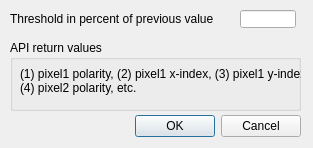
<?xml version="1.0" encoding="UTF-8"?>
<ui version="4.0">
 <class>CQDlgSimpleFilter_pixelChange</class>
 <widget class="QDialog" name="CQDlgSimpleFilter_pixelChange">
  <property name="geometry">
   <rect>
    <x>0</x>
    <y>0</y>
    <width>313</width>
    <height>148</height>
   </rect>
  </property>
  <property name="windowTitle">
   <string>Pixel Change</string>
  </property>
  <property name="locale">
   <locale language="English" country="UnitedStates"/>
  </property>
  <widget class="QDialogButtonBox" name="qqOkCancel">
   <property name="geometry">
    <rect>
     <x>10</x>
     <y>110</y>
     <width>291</width>
     <height>32</height>
    </rect>
   </property>
   <property name="standardButtons">
    <set>QDialogButtonBox::Cancel|QDialogButtonBox::Ok</set>
   </property>
  </widget>
  <widget class="QLabel" name="label">
   <property name="geometry">
    <rect>
     <x>10</x>
     <y>10</y>
     <width>211</width>
     <height>18</height>
    </rect>
   </property>
   <property name="text">
    <string>Threshold in percent of previous value</string>
   </property>
  </widget>
  <widget class="QLineEdit" name="qqX">
   <property name="geometry">
    <rect>
     <x>240</x>
     <y>10</y>
     <width>56</width>
     <height>18</height>
    </rect>
   </property>
  </widget>
  <widget class="QGroupBox" name="groupBox">
   <property name="geometry">
    <rect>
     <x>10</x>
     <y>40</y>
     <width>291</width>
     <height>71</height>
    </rect>
   </property>
   <property name="title">
    <string>API return values</string>
   </property>
   <property name="flat">
    <bool>true</bool>
   </property>
   <widget class="QLabel" name="label_3">
    <property name="geometry">
     <rect>
      <x>10</x>
      <y>10</y>
      <width>281</width>
      <height>61</height>
     </rect>
    </property>
    <property name="text">
     <string>(1) pixel1 polarity, (2) pixel1 x-index, (3) pixel1 y-index,
(4) pixel2 polarity, etc.</string>
    </property>
   </widget>
  </widget>
 </widget>
 <tabstops>
  <tabstop>qqX</tabstop>
  <tabstop>qqOkCancel</tabstop>
 </tabstops>
 <resources/>
 <connections/>
</ui>
